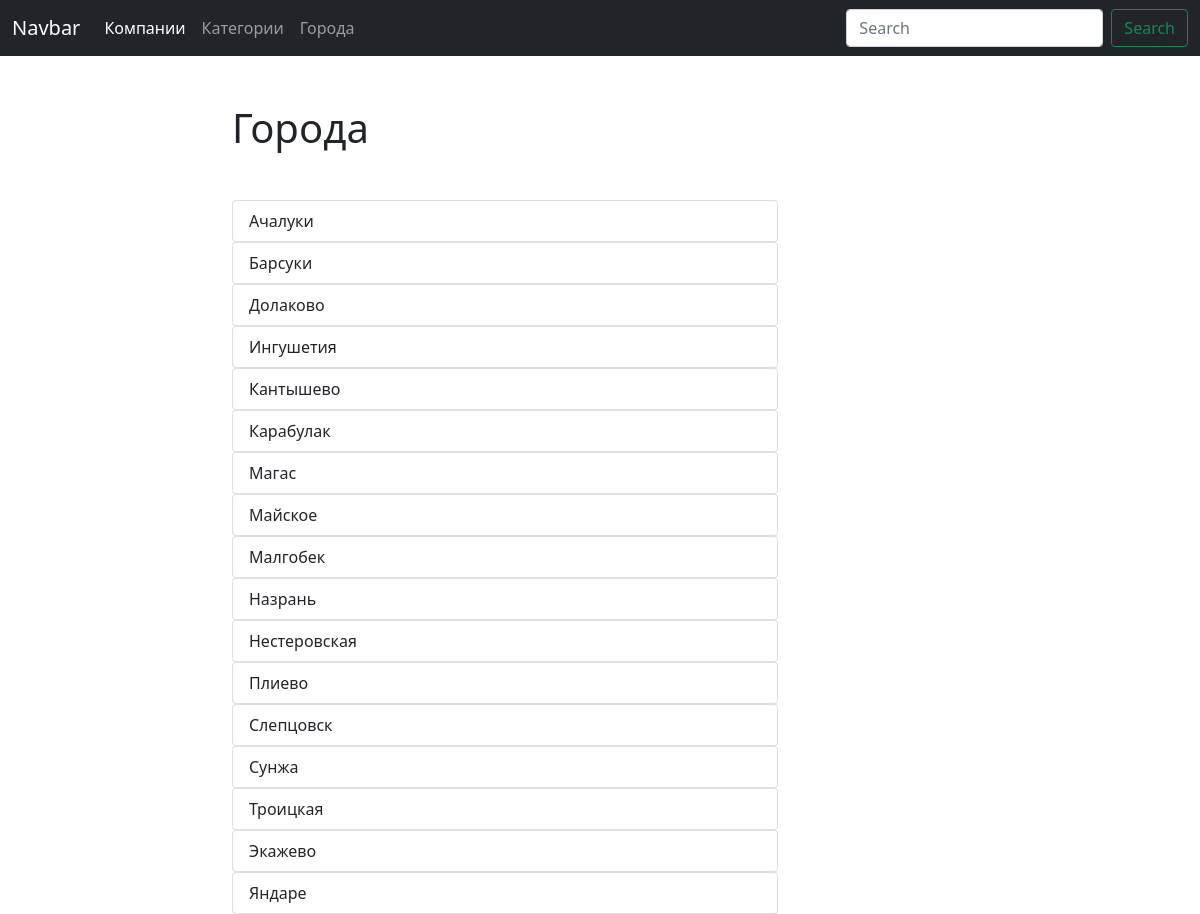
The app's page /blog/cities/ with its own data.
### blog/models.py (models this page shows, shortened)
class City(models.Model):
    title = models.CharField(max_length=50, unique=True, verbose_name='Город',)
    class Meta:
        verbose_name = 'Город'
        verbose_name_plural = 'Города'
        ordering = ['title']
    def get_absolute_url(self):
        return reverse('city_detail_url', kwargs={'pk': self.pk})

### blog/views.py (the view)
# urls.py: path('cities/', cities_list, name='cities_list_url'),
def cities_list(request):
    cities = City.objects.all()
    return render(request, 'blog/cities_list.html', context={'cities': cities})

### blog/templates/blog/cities_list.html (shortened to what this page needs)
{% extends 'blog/base_blog.html' %}
{% block content %}
    <h1 class="mb-5">Города</h1>
    {% for city in cities %}
      <div class="list-group">
        <a href="{{ city.get_absolute_url }}" class="list-group-item list-group-item-action">{{ city.title }}</a>
      </div>
    {% endfor %}
{% endblock %}

### records on screen
City: title "Ачалуки"
City: title "Барсуки"
City: title "Долаково"
City: title "Ингушетия"
City: title "Кантышево"
City: title "Карабулак"
City: title "Магас"
City: title "Майское"
City: title "Малгобек"
City: title "Назрань"
City: title "Нестеровская"
City: title "Плиево"
City: title "Слепцовск"
City: title "Сунжа"
City: title "Троицкая"
City: title "Экажево"
City: title "Яндаре"
